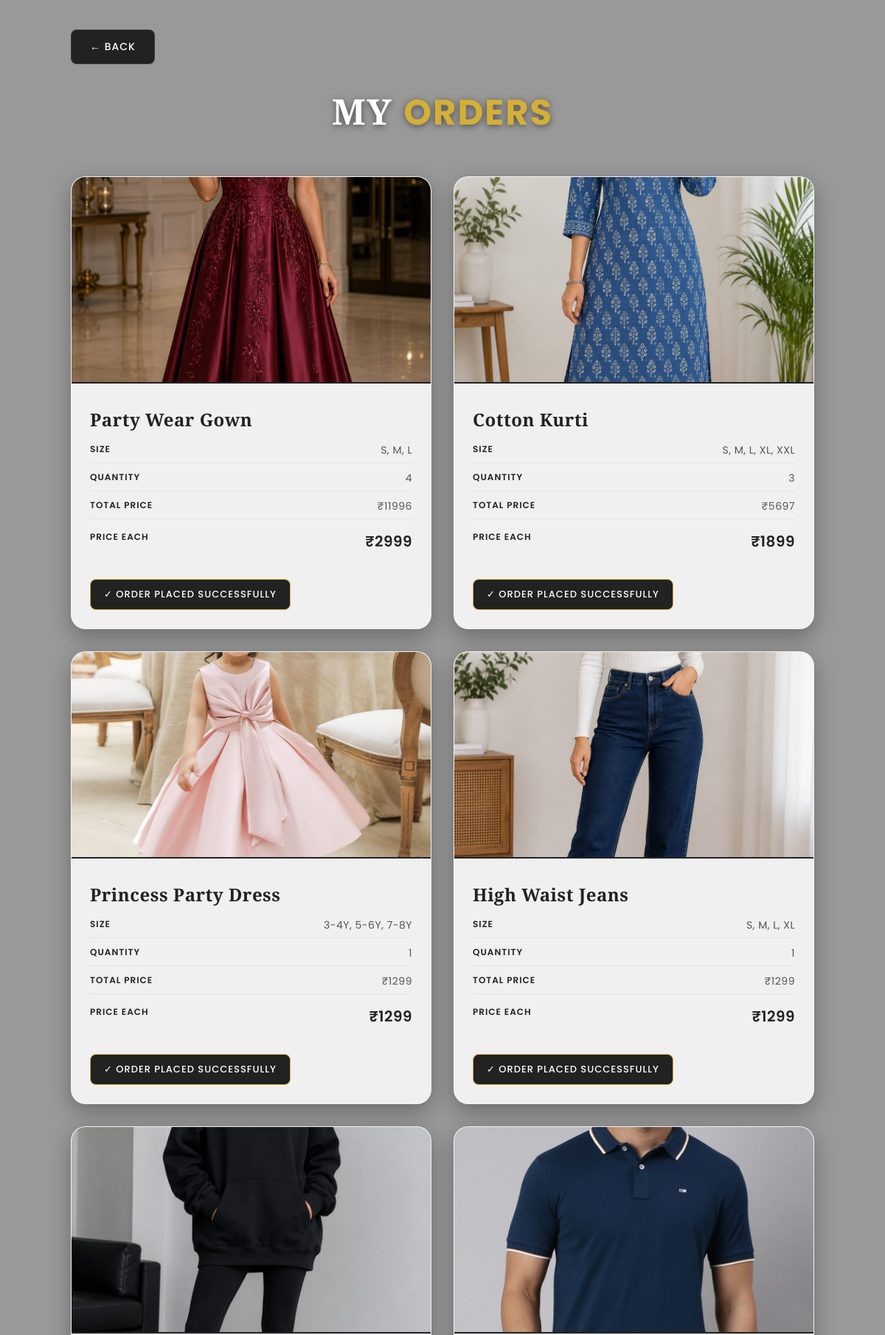
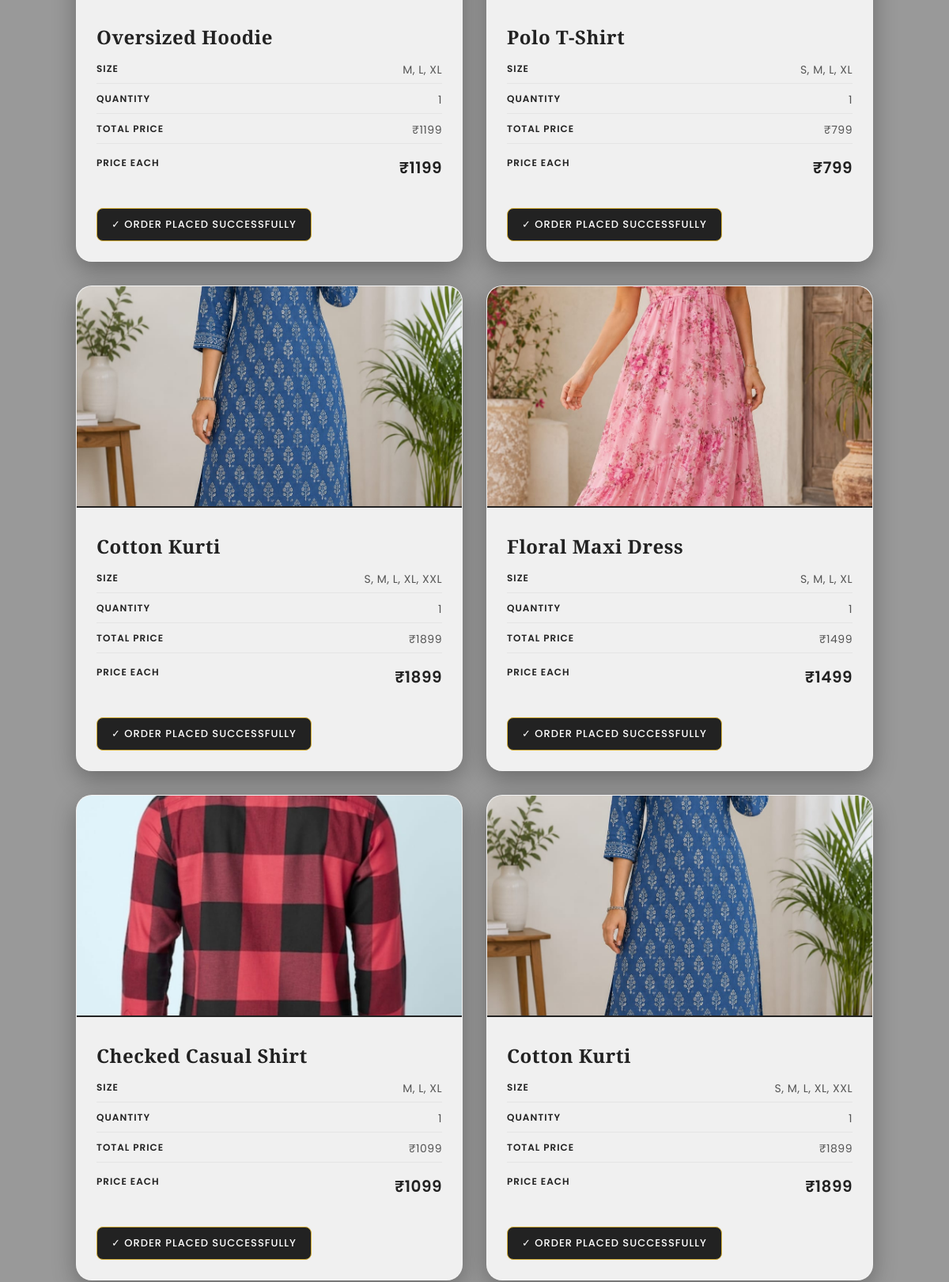
Screenshot of /orderlist_user/ (signed in, upper part) with the database file from the repository (2 pictures, top to bottom).
### specksapp/models.py (models this page shows)
class order(models.Model):
    user=models.ForeignKey(Register,on_delete=models.CASCADE)
    products=models.ForeignKey(dress,on_delete=models.CASCADE)
    quantity=models.IntegerField(default=1)
    total_price=models.IntegerField(null=True,blank=True)
    added_at=models.DateTimeField(auto_now_add=True)
    status = models.CharField(max_length=50, default='Pending',null=True,blank=True)
    ordered_date = models.DateTimeField(auto_now_add=True,null=True,blank=True)

class dress(models.Model):
    name =  models.CharField(max_length=25,null=True,blank=True)
    user = models.ForeignKey('shopowner_register',on_delete=models.CASCADE,null=True,blank=True)
    price = models.IntegerField(null=True,blank=True)
    brand = models.CharField(max_length=25,null=True,blank=True)
    size = models.CharField(null=True,blank=True)
    material = models.CharField(max_length=25,null=True,blank=True)
    neckline = models.CharField(max_length=25,null=True,blank=True)
    sleeve_length = models.CharField(max_length=25,null=True,blank=True)
    length = models.CharField(null=True,blank=True)
    color = models.CharField(max_length=25,null=True,blank=True)
    pattern = models.CharField(max_length=25,null=True,blank=True)
    image = models.FileField(upload_to='images/',null=True,blank=True)
    discription =  models.CharField(max_length=150,null=True,blank=True)
    quantity = models.IntegerField(default=50)

### specksapp/views.py (the view)
# urls.py: path('orderlist_user/',views.orderlist_user,name='orderlist_user'),
def orderlist_user(request):
    if'email' not in request.session:
        return redirect('Login')
    email=request.session['email']
    user=models.Register.objects.get(email=email)
    order=models.order.objects.filter(user=user)
    return render(request,'orderlist_user.html',{'orders':order})

### specksapp/templates/orderlist_user.html (shortened to what this page needs)
{% load static %}
<!DOCTYPE html>
<html lang="en">
<head>
</head>
<body>
    <a href="{% url 'home' %}" class="back-btn">
        ← Back
    </a>
    <h1 class="page-title">
        My <span>Orders</span>
    </h1>
    <div class="orders-container">
        {% for order in orders %}
        <div class="order-card">
            {% if order.products.image %}
                <img src="{{ order.products.image.url }}" alt="{{ order.products.name }}">
            {% endif %}
            <div class="order-details">
                <h3>{{ order.products.name }}</h3>
                <p>
                    <strong>Size</strong>
                    <span>{{ order.products.size }}</span>
                </p>
                <p>
                    <strong>Quantity</strong>
                    <span>{{ order.quantity }}</span>
                </p>
                <p>
                    <strong>Total Price</strong>
                    <span>₹{{ order.total_price }}</span>
                </p>
                <p class="price">
                    <strong>Price Each</strong>
                    <span>₹{{ order.products.price }}</span>
                </p>
                <div class="status">
                    ✓ Order Placed Successfully
                </div>
            </div>
        </div>
        {% endfor %}
    </div>
</body>
</html>

### specksapp/templates/orderlist_user.html (style rules this page uses)
* { margin: 0; padding: 0; box-sizing: border-box; font-family: 'Poppins', sans-serif; }
body { background: linear-gradient(rgba(0, 0, 0, 0.4), rgba(0, 0, 0, 0.4)), url('https://images.unsplash.com/photo-1558769132-cb1aea458c5e?q=80&w=1974&auto=format&fit=crop') no-repeat center center fixed; background-size: cover; min-height: 100vh; padding: 40px 8%; }
.back-btn { display: inline-block; text-decoration: none; color: white; background: #222; padding: 12px 25px; border-radius: 8px; font-size: 14px; font-weight: 500; letter-spacing: 1px; text-transform: uppercase; transition: all 0.3s ease; margin-bottom: 30px; border: 1px solid rgba(255, 255, 255, 0.1); }
.page-title { font-family: 'Playfair Display', serif; text-align: center; color: #ffffff; font-size: 3rem; margin-bottom: 50px; letter-spacing: 2px; text-transform: uppercase; text-shadow: 0 2px 10px rgba(0, 0, 0, 0.5); }
.page-title span { color: #d4af37; }
.orders-container { display: grid; grid-template-columns: repeat(auto-fit, minmax(350px, 1fr)); gap: 30px; }
.order-card { background: rgba(255, 255, 255, 0.85); backdrop-filter: blur(10px); -webkit-backdrop-filter: blur(10px); border: 1px solid rgba(255, 255, 255, 0.2); border-radius: 20px; overflow: hidden; transition: all 0.3s cubic-bezier(0.4, 0, 0.2, 1); box-shadow: 0 10px 30px rgba(0, 0, 0, 0.3); }
.order-card img { width: 100%; height: 280px; object-fit: cover; border-bottom: 2px solid #222; }
.order-details { padding: 25px; }
.order-details h3 { font-family: 'Playfair Display', serif; color: #222; font-size: 1.5rem; margin-bottom: 15px; letter-spacing: 0.5px; }
.order-details p { color: #555; margin-bottom: 10px; font-size: 14px; letter-spacing: 0.5px; display: flex; justify-content: space-between; border-bottom: 1px solid rgba(0, 0, 0, 0.05); padding-bottom: 6px; }
.order-details p:last-of-type { border-bottom: none; }
.order-details strong { color: #222; font-weight: 600; text-transform: uppercase; font-size: 12px; letter-spacing: 1px; }
.price { font-size: 20px !important; color: #222 !important; font-weight: 600 !important; margin-top: 15px; border-bottom: none !important; }
.status { margin-top: 20px; display: inline-block; background: #222; color: white; padding: 10px 18px; border-radius: 8px; font-size: 13px; font-weight: 500; letter-spacing: 1px; text-transform: uppercase; border: 1px solid #d4af37; }

### rows the page displays
order: products.image (picture), products.name "Party Wear Gown", products.size "S, M, L", quantity "4", total_price "11996", products.price "2999"
order: products.image (picture), products.name "Cotton Kurti", products.size "S, M, L, XL, XXL", quantity "3", total_price "5697", products.price "1899"
order: products.image (picture), products.name "Princess Party Dress", products.size "3-4Y, 5-6Y, 7-8Y", quantity "1", total_price "1299", products.price "1299"
order: products.image (picture), products.name "High Waist Jeans", products.size "S, M, L, XL", quantity "1", total_price "1299", products.price "1299"
order: products.image (picture), products.name "Oversized Hoodie", products.size "M, L, XL", quantity "1", total_price "1199", products.price "1199"
order: products.image (picture), products.name "Polo T-Shirt", products.size "S, M, L, XL", quantity "1", total_price "799", products.price "799"
order: products.image (picture), products.name "Cotton Kurti", products.size "S, M, L, XL, XXL", quantity "1", total_price "1899", products.price "1899"
order: products.image (picture), products.name "Floral Maxi Dress", products.size "S, M, L, XL", quantity "1", total_price "1499", products.price "1499"
order: products.image (picture), products.name "Checked Casual Shirt", products.size "M, L, XL", quantity "1", total_price "1099", products.price "1099"
order: products.image (picture), products.name "Cotton Kurti", products.size "S, M, L, XL, XXL", quantity "1", total_price "1899", products.price "1899"
